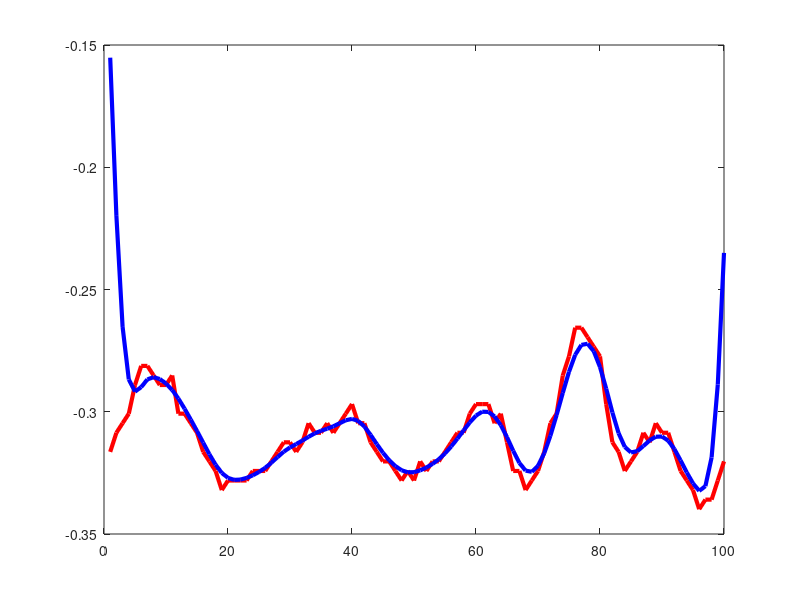

Here is the MATLAB script that generated this plot:
% Generate sample data.
vector = [-0.31641,-0.30859,-0.30469,-0.30078,-0.28906,-0.28125,-0.28125,-0.28516,-0.28906,-0.28906,-0.28516,-0.30078,-0.30078,-0.30469,-0.30859,-0.31641,-0.32031,-0.32422,-0.33203,-0.32812,-0.32812,-0.32812,-0.32812,-0.32422,-0.32422,-0.32422,-0.32031,-0.31641,-0.3125,-0.3125,-0.31641,-0.3125,-0.30469,-0.30859,-0.30859,-0.30469,-0.30859,-0.30469,-0.30078,-0.29688,-0.30469,-0.30469,-0.3125,-0.31641,-0.32031,-0.32031,-0.32422,-0.32812,-0.32422,-0.32812,-0.32031,-0.32422,-0.32031,-0.32031,-0.31641,-0.3125,-0.30859,-0.30859,-0.30078,-0.29688,-0.29688,-0.29688,-0.30469,-0.30078,-0.3125,-0.32422,-0.32422,-0.33203,-0.32812,-0.32422,-0.31641,-0.30469,-0.30078,-0.28516,-0.27734,-0.26562,-0.26562,-0.26953,-0.27344,-0.27734,-0.29688,-0.3125,-0.31641,-0.32422,-0.32031,-0.31641,-0.30859,-0.3125,-0.30469,-0.30859,-0.30859,-0.31641,-0.32422,-0.32812,-0.33203,-0.33984,-0.33594,-0.33594,-0.32812,-0.32031]


plot(vector, 'r-', 'linewidth', 3);
set(gcf, 'Position', get(0,'Screensize')); % Maximize figure.

% Construct blurring window.
windowWidth = int16(10);
halfWidth = windowWidth / 2;
gaussFilter = gausswin(10);
gaussFilter = gaussFilter / sum(gaussFilter); % Normalize.

% Do the blur.
smoothedVector = conv(vector, gaussFilter)

% plot it.
hold on;
plot(smoothedVector(halfWidth:end-halfWidth), 'b-', 'linewidth', 3);

